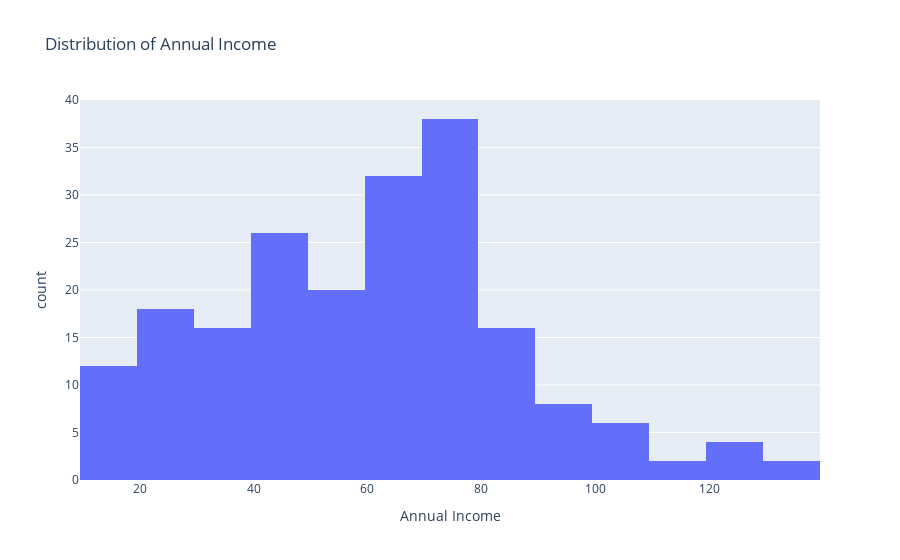

Notebook cell for this chart:
### Code cell
# Histogram: Distribution of Annual Income
fig = px.histogram(df, x='Annual Income',
                    title='Distribution of Annual Income',
                    labels={'Annual Income': 'Annual Income'},
                    nbins=20)

fig.show()

### Figure 1 — Plotly figure (JSON) as saved in the notebook; plotly's stock layout.template omitted (floating-point values rounded to 4 significant figures; data arrays with more than 128 entries replaced by an {"elided": "..."} marker saying what was removed)
{"data": [{"bingroup": "x", "hovertemplate": "Annual Income=%{x}<br>count=%{y}<extra></extra>", "legendgroup": "", "marker": {"color": "#636efa", "pattern": {"shape": ""}}, "name": "", "nbinsx": 20, "orientation": "v", "showlegend": false, "type": "histogram", "x": {"elided": "200 int values"}, "xaxis": "x", "yaxis": "y"}], "layout": {"barmode": "relative", "legend": {"tracegroupgap": 0}, "title": {"text": "Distribution of Annual Income"}, "xaxis": {"anchor": "y", "domain": [0, 1], "title": {"text": "Annual Income"}}, "yaxis": {"anchor": "x", "domain": [0, 1], "title": {"text": "count"}}}}
